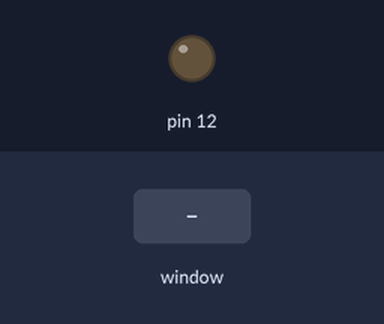
Simulated run of this program. Board: Raspberry Pi (header pin numbers). On the bench: output pins drawn as LEDs (lit = HIGH). The inputs (shaded band) are chosen by the test bench. The desktop window is not drawn, its controls go by their first labels and the mouse button is held 0.15 s.

Above: at 1.2 s.
1.3 s: control labelled "A" in the window clicked
At 2.6 s:
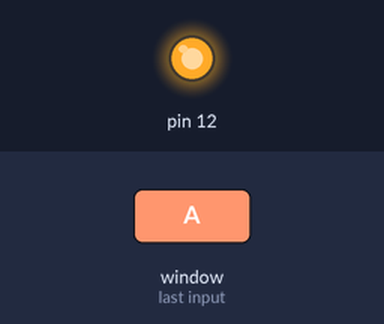
4.3 s: control labelled "B" in the window clicked
At 7.6 s:
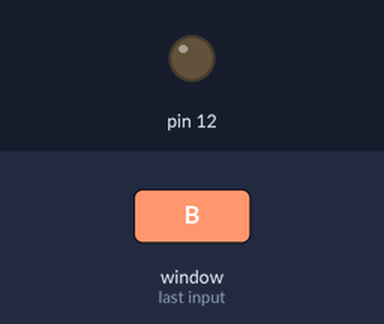
Timing chart, 0 to 9.1 s (numbered marks = the images above; inputs shaded):
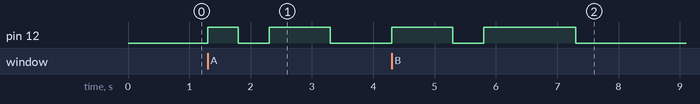

Measured:
- after the input at 1.3 s, pin 12: LOW → HIGH at once, → LOW 0.50 s later, → HIGH 0.50 s later, → LOW 1.0 s later
- after the input at 4.3 s, pin 12: LOW → HIGH at once, → LOW 1.0 s later, → HIGH 0.50 s later, → LOW 1.5 s later

The program:

morseCode.py
```python
from guizero import App, PushButton, Text
import RPi.GPIO as GPIO
import time


def a():

    GPIO.output(12, GPIO.HIGH)

    time.sleep(0.5)

    GPIO.output(12, GPIO.LOW)

    time.sleep(0.5)

    GPIO.output(12, GPIO.HIGH)

    time.sleep(1)

    GPIO.output(12, GPIO.LOW)

def b():

    GPIO.output(12, GPIO.HIGH)

    time.sleep(1)

    GPIO.output(12, GPIO.LOW)

    time.sleep(0.5)

    for i in range(0,3):

        GPIO.output(12, GPIO.HIGH)

        time.sleep(0.5)

        GPIO.output(12, GPIO.LOW)


GPIO.setmode(GPIO.BOARD)
GPIO.setup(12, GPIO.OUT)

app = App(title = "Raspberry Pi Morse Code")
aButton = PushButton(app, command=a, text = "A")
flashLight = PushButton(app, command=b, text = "B")
app.display()

GPIO.cleanup()
```
